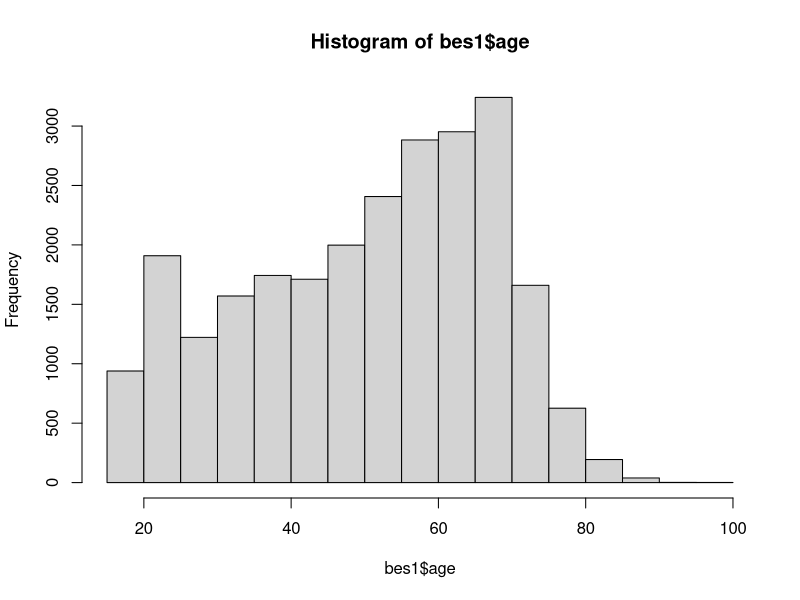
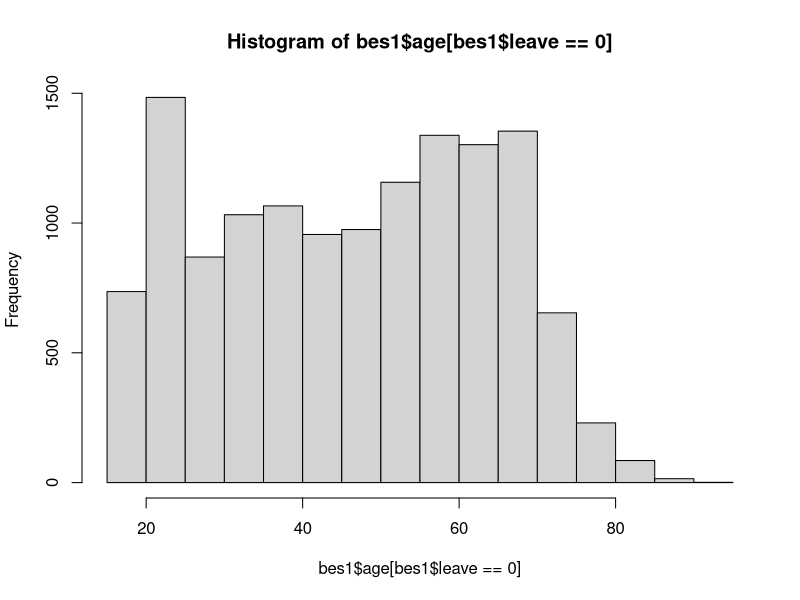
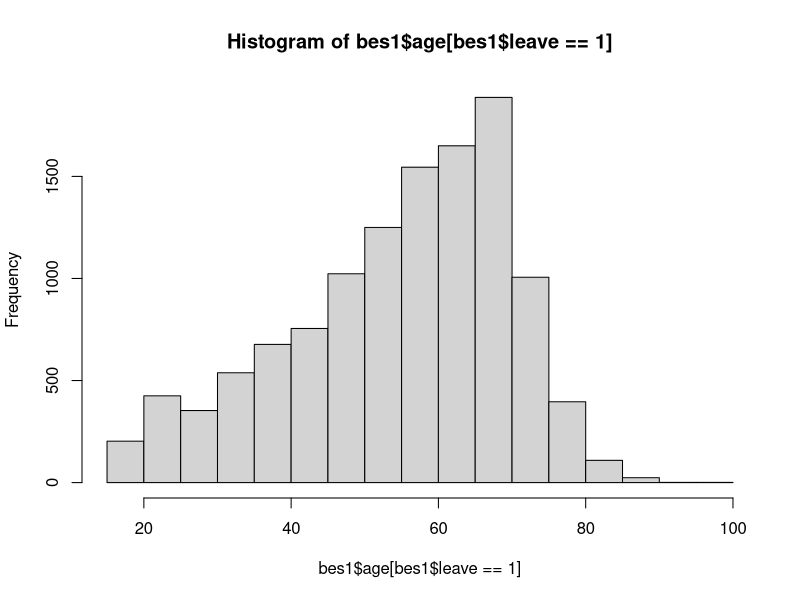
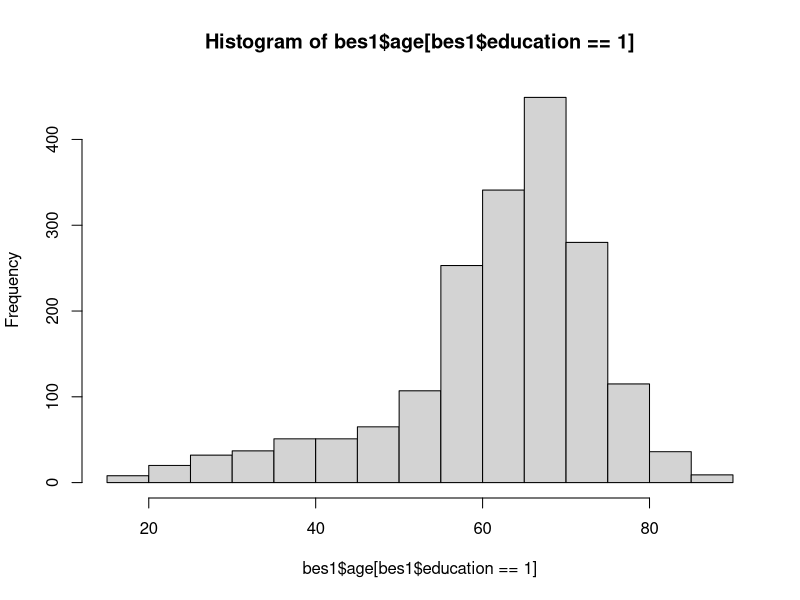
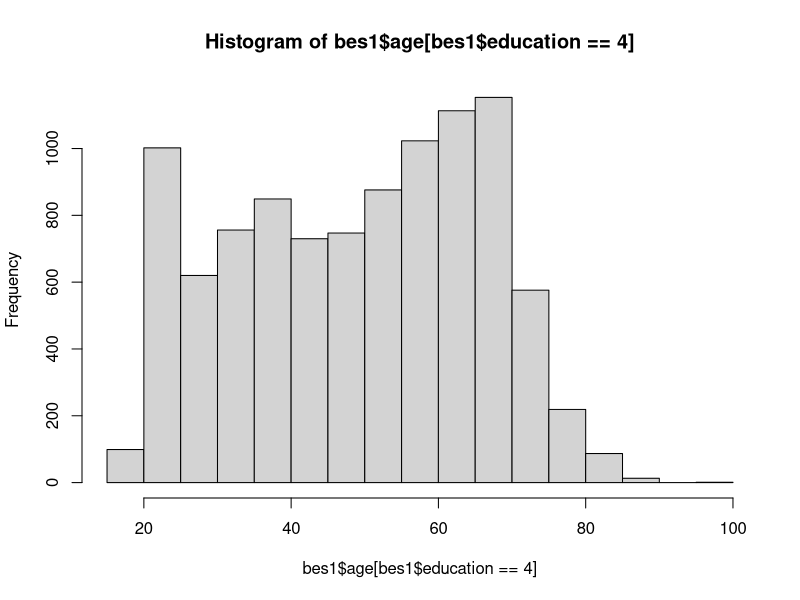
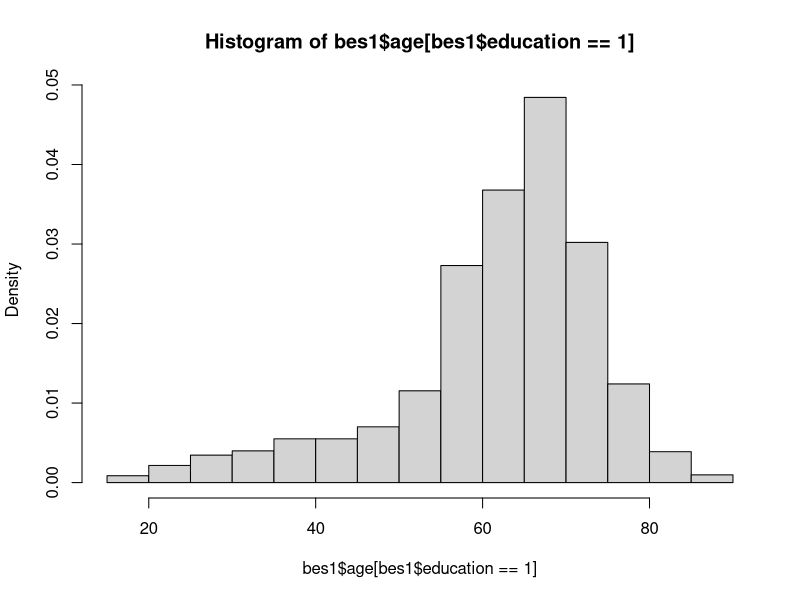
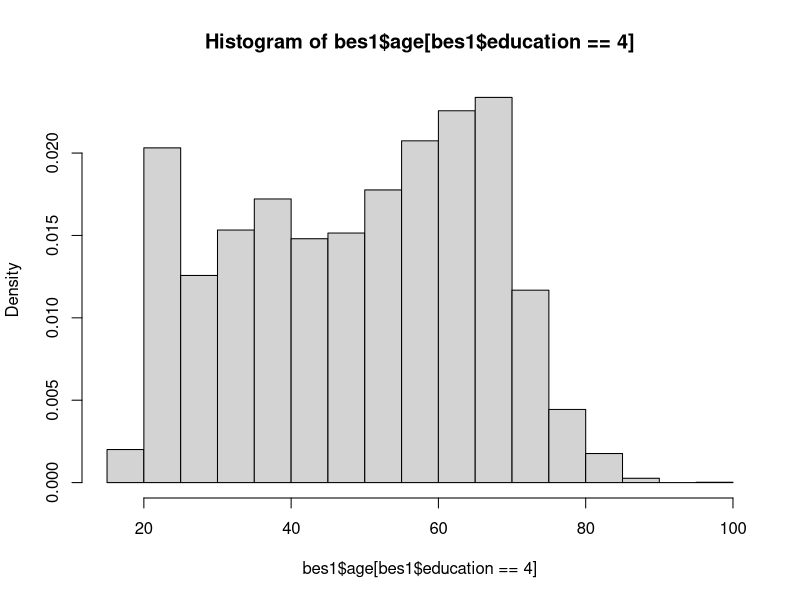
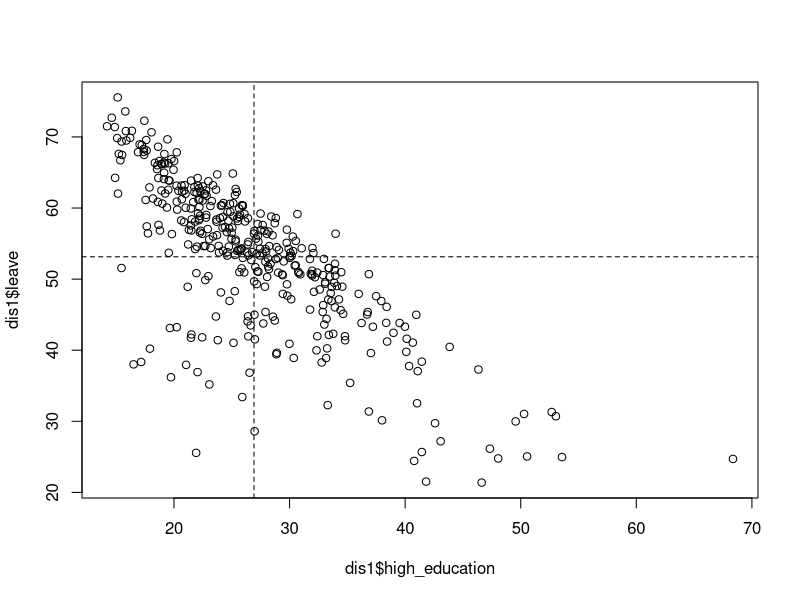

The R script that drew these images, in order:
## 3. POPULATION CHARACTERISTICS

## 3.3 MEASURING SUPPORT FOR BREXIT

## Set the working directory
setwd("~/Desktop/DSS") # example of setwd() for Mac 
setwd("C:/user/Desktop/DSS") # example for Windows

## Load the dataset
bes <- read.csv("BES.csv") # reads and stores data

## Understand the data
## (Read about description of variables and unit of observation)
head(bes) # shows first observations

## Identify the types of variables included
## (character vs. numeric; binary vs. non-binary)

## Identify the number of observations
dim(bes) # provides dimensions of dataframe: rows, columns

## Predicting the referendum outcome
table(bes$vote) # creates frequency table of vote

## option a: create frequency table first
freq_table <- table(bes$vote) # object with frequency table
prop.table(freq_table) # creates table of proportions
## option b: do it all at once
prop.table(table(bes$vote)) # creates table of proportions

## 3.4 WHO SUPPORTED BREXIT?

## Handling missing data
table(bes$education, exclude=NULL) # table() including NAs
mean(bes$leave) # mean() without removing NAs
mean(bes$leave, na.rm=TRUE) # mean() removing NAs
bes1 <- na.omit(bes) # removes observations with NAs
head(bes) # shows first observations of original dataframe
head(bes1) # shows first observations of clean dataframe
dim(bes) # provides dimensions (rows, columns) of original dataframe
dim(bes1) # provides dimensions (rows, columns) of clean dataframe

## Two-way frequency tables
table(bes1$leave, bes1$education) # two−way frequency table

## Two-way tables of proportions
prop.table(table(bes1$leave, bes1$education)) # two−way table of proportions 
prop.table(table(bes1$leave, bes1$education), margin=1) # with margin=1
prop.table(table(bes1$leave, bes1$education), margin=2) # with margin=2

## Histograms
hist(bes1$age) # creates histogram of all observations in age
hist(bes1$age[bes1$leave==0]) # creates histogram for non−supporters 
hist(bes1$age[bes1$leave==1]) # creates histogram for supporters

## Density histograms
hist(bes1$age[bes1$education==1]) # normal (frequency) histogram for respondents w/ no qualifications
hist(bes1$age[bes1$education==4]) # normal (frequency) histogram for respondents  w/ undergraduate degree
hist(bes1$age[bes1$education==1], freq=FALSE) # density histogram for respondents w/ no qualifications
hist(bes1$age[bes1$education==4], freq=FALSE) # density histogram for respondents  w/ undergraduate degree

## Descriptive statistics
mean(bes1$age[bes1$leave==0]) # mean age of non−supporters
mean(bes1$age[bes1$leave==1]) # mean age of supporters
median(bes1$age[bes1$leave==0]) # median age of non−supporters
median(bes1$age[bes1$leave==1]) # median age of supporters
sd(bes1$age[bes1$leave==0]) # sd of age for non−supporters
sd(bes1$age[bes1$leave==1]) # sd of age for supporters
var(bes1$age[bes1$leave==1]) # variance of age of supporters
sd(bes1$age[bes1$leave==1])^2 # square of sd of age of supporters
sqrt(var(bes1$age[bes1$leave==1])) # square root of variance of age of supporters

## 3.5 RELATIONSHIP BETWEEN EDUCATION AND THE LEAVE VOTE IN THE ENTIRE UK

## Load the dataset
dis <- read.csv("UK_districts.csv") # reads and stores data

## Understand the data
## (Read about description of variables and unit of observation)
head(dis) # shows first observations

## Identify the types of variables included
## (character vs. numeric; binary vs. non-binary)

## Identify the number of observations
dim(dis) # provides dimensions of dataframe: rows, columns

## Handling missing data
dis1 <- na.omit(dis) # removes observations with NAs
dim(dis1) # provides dimensions (rows, columns) of clean dataframe

## Scatter plot
plot(dis1$high_education, dis1$leave) # scatter plot x, y
abline(v=mean(dis1$high_education), lty="dashed") # adds straight, dashed vertical line to plot
abline(h=mean(dis1$leave), lty="dashed") # adds straight, dashed horizontal line to plot

## Correlation
cor(dis1$high_education, dis1$leave) # calculates correlation
cor(dis1$leave, dis1$high_education) # calculates correlation
